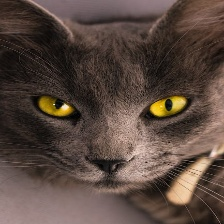
#> input picture datasets/cat_classifieddataimage/Angry/10.jpg, 224 x 224 px; its folder holds only this picture in this run
$ python imagenornalization.py
#> lines starting #> are read from the running program, lines starting #| are printed output that depends on the picture
# ...existing code...
"""
Image normalization, augmentation and EDA utilities (A1-A4).

Functions:
- acquire_images(image_dir): collect (path, label) pairs for .jpg/.jpeg/.png
- preprocess_image(img_path, size): resize + grayscale
- augment_image(img): rotation, flip, brightness
- save_images(images, base_name, output_dir, label): save images under output_dir/label
- plot_class_distribution(data): barplot of class counts
- main(image_dir, output_dir): example runner / CLI
"""
import os
import cv2
import argparse
import numpy as np
import matplotlib.pyplot as plt
from glob import glob
from collections import Counter
from typing import List, Tuple

VALID_EXTS = ('*.jpg', '*.jpeg', '*.png')

# A1: Image Dataset Acquisition
def acquire_images(image_dir: str) -> List[Tuple[str, str]]:
    """
    Load labeled cat face images from directory.
    Returns list of (image_path, label).
    Expects image_dir/<label>/*.{jpg,png,jpeg}
    """
    data = []
    if not os.path.isdir(image_dir):
        raise FileNotFoundError(f"image_dir not found: {image_dir}")
    for label in sorted(os.listdir(image_dir)):
        label_dir = os.path.join(image_dir, label)
        if os.path.isdir(label_dir):
            for ext in VALID_EXTS:
                for img_path in glob(os.path.join(label_dir, ext)):
                    data.append((img_path, label))
    return data

# A2: Image Preprocessing Pipeline
def preprocess_image(img_path: str, size: Tuple[int, int]=(128, 128)) -> np.ndarray:
    """
    Read image, resize and convert to grayscale uint8.
    Returns: grayscale image as uint8 array (0-255).
    """
#> called with size = (128, 128)
    img = cv2.imread(img_path, cv2.IMREAD_COLOR)
#> img is the input picture: shape (224, 224, 3); mean B, G, R 63.2, 72, 88.5
    if img is None:
        raise ValueError(f"Failed to read image: {img_path}")
    img = cv2.resize(img, size, interpolation=cv2.INTER_AREA)
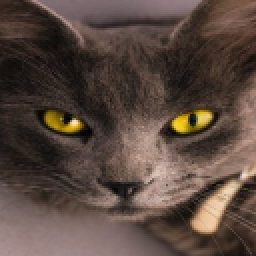
#> img: shape (128, 128, 3) (shown 2 times larger); mean B, G, R 63.2, 72, 88.5
    gray = cv2.cvtColor(img, cv2.COLOR_BGR2GRAY)
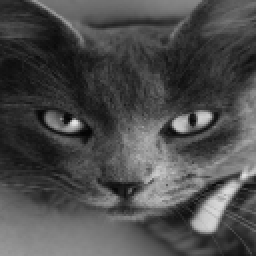
#> gray: shape (128, 128) (shown 2 times larger); min 3, max 231, mean 75.9
    return gray  # uint8

# A3: Augmentation Strategy
def augment_image(img: np.ndarray) -> List[np.ndarray]:
    """
    Apply rotation, horizontal flip and brightness shifts.
    Input: grayscale uint8 image.
    Returns: list of augmented uint8 images (includes original).
    """
    augmented = []
    h, w = img.shape[:2]
#> h = 128; w = 128
    # keep original
    augmented.append(img.copy())
    # Rotations
    for angle in (15, -15):
        M = cv2.getRotationMatrix2D((w//2, h//2), angle, 1.0)
        rotated = cv2.warpAffine(img, M, (w, h), borderMode=cv2.BORDER_REFLECT)
        augmented.append(rotated)
#> this loop made 2 passes
#> pass 1, in augment_image, `rotated = cv2.warpAffine(img, M, (w, h), borderMode=cv2.BORDER_REFLECT)`:
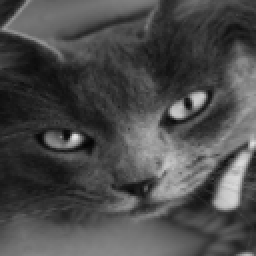
#> rotated: shape (128, 128) (shown 2 times larger); min 5, max 230, mean 75.2
#> pass 2, in augment_image, `rotated = cv2.warpAffine(img, M, (w, h), borderMode=cv2.BORDER_REFLECT)`:
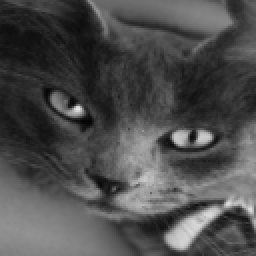
#> rotated: shape (128, 128) (shown 2 times larger); min 5, max 227, mean 77
#> after the loop, augmented = 3 items
    # Horizontal flip
    augmented.append(cv2.flip(img, 1))
    # Brightness shifts (beta)
    for beta in (30, -30):
        bright = cv2.convertScaleAbs(img, alpha=1.0, beta=beta)
        augmented.append(bright)
#> this loop made 2 passes
#> pass 1, in augment_image, `bright = cv2.convertScaleAbs(img, alpha=1.0, beta=beta)`:
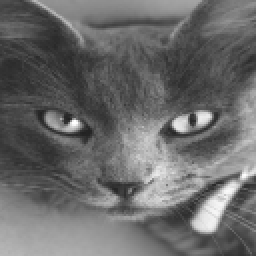
#> bright: shape (128, 128) (shown 2 times larger); min 33, max 255, mean 105.9
#> pass 2, in augment_image, `bright = cv2.convertScaleAbs(img, alpha=1.0, beta=beta)`:
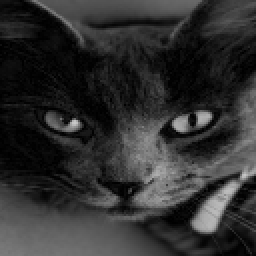
#> bright: shape (128, 128) (shown 2 times larger); min 0, max 201, mean 47.3
#> after the loop, augmented = 6 items
    return augmented

# Save images
def save_images(images: List[np.ndarray], base_name: str, output_dir: str, label: str):
    """
    Save a list of uint8 images to output_dir/label with base_name.
    """
    target_dir = os.path.join(output_dir, label)
    os.makedirs(target_dir, exist_ok=True)
    for idx, img in enumerate(images):
        out_path = os.path.join(target_dir, f"{base_name}_aug_{idx}.jpg")
        cv2.imwrite(out_path, img)

# A4: EDA - Image Class Balance
def plot_class_distribution(data: List[Tuple[str, str]], show: bool = True):
    """
    Visualize distribution of emotions.
    """
    labels = [label for _, label in data]
    counter = Counter(labels)
    plt.figure(figsize=(6,4))
    plt.bar(counter.keys(), counter.values(), color='C0')
    plt.title("Class Distribution")
    plt.xlabel("Emotion")
    plt.ylabel("Count")
    plt.tight_layout()
    if show:
        plt.show()

def main(image_dir: str, output_dir: str, preview: bool=False):
    data = acquire_images(image_dir)
    if not data:
        print("No images found in", image_dir); return
    plot_class_distribution(data, show=preview)
    for img_path, label in data:
        try:
            img = preprocess_image(img_path)
            augmented = augment_image(img)
#> augmented = 6 items
            base_name = os.path.splitext(os.path.basename(img_path))[0]
            save_images(augmented, base_name, output_dir, label)
#> the loop in save_images, `for idx, img in enumerate(images):` made 6 passes
        except Exception as e:
            print(f"Error processing {img_path}: {e}")

if __name__ == "__main__":
    parser = argparse.ArgumentParser(description="Image normalization & augmentation (A1-A4)")
    parser.add_argument("--image-dir", type=str,
                        default=r"C:\Users\ramak\OneDrive\Desktop\project_smartx\project_mew\Dev-of-an-AI-Based-Cat-Emotion-Recognition-System-Using-Facial-and-Vocal-Analysis_Feb_Batch-8_2026\uncleaned_datasets\cleaned_data\cat_classifieddataimage",
                        help="Root folder with class subfolders")
    parser.add_argument("--output-dir", type=str,
                        default=r"C:\Users\ramak\OneDrive\Desktop\project_smartx\project_mew\Dev-of-an-AI-Based-Cat-Emotion-Recognition-System-Using-Facial-and-Vocal-Analysis_Feb_Batch-8_2026\output_weekwise\week1output\image",
                        help="Directory to save processed/augmented images")
    parser.add_argument("--preview", action="store_true", help="Show class distribution plot")
    args = parser.parse_args()
    main(args.image_dir, args.output_dir, preview=args.preview)
# ...existing code...
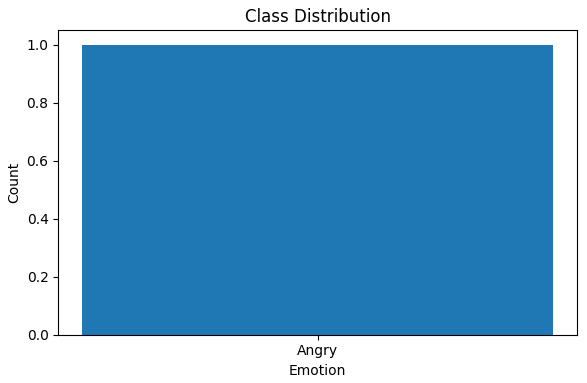
#> figure drawn by matplotlib, 1 panel
